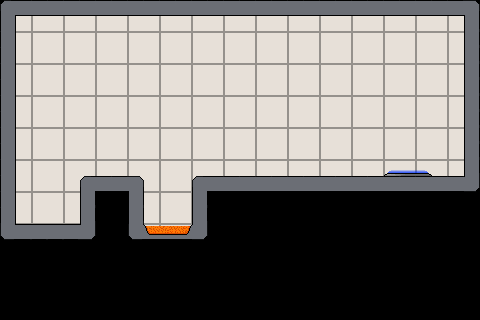

This game map was drawn from its Tiled (.tmx) file and the tilesets committed beside it. A one-line description and the trimmed map source follow:
An orthogonal 30x20 tile map with 16x16 px tiles, 6 tile layers (background, walls, switches, acid, ...) and 2 objects (spawnPoint1, tut).

<map version="1.0" orientation="orthogonal" width="30" height="20" tilewidth="16" tileheight="16">
 <tileset firstgid="1" name="interiorTileset" tilewidth="16" tileheight="16">
  <image source="interiorTileset.png" trans="c009ac" width="144" height="64" />
 </tileset>
 <layer name="background" width="30" height="20">
  <data>[600 cells, 600 non-empty, 5 distinct tile ids]</data>
 </layer>
 <layer name="walls" width="30" height="20">
  <data>[600 cells, 88 non-empty, 8 distinct tile ids]</data>
 </layer>
 <layer name="switches" width="30" height="20">
  <data>[600 cells, 0 non-empty, 0 distinct tile ids]</data>
 </layer>
 <objectgroup name="spawnPoint" width="30" height="20">
  <object name="spawnPoint1" x="39" y="176" />
 </objectgroup>
 <layer name="acid" width="30" height="20">
  <data>[600 cells, 14 non-empty, 6 distinct tile ids]</data>
 </layer>
 <layer name="exit" width="30" height="20">
  <data>[600 cells, 1 non-empty, 1 distinct tile ids]</data>
 </layer>
 <layer name="exitDummyTiles" width="30" height="20">
  <data>[600 cells, 2 non-empty, 2 distinct tile ids]</data>
 </layer>
 <objectgroup name="tutorial" width="30" height="20">
  <object name="tut" x="115" y="164" />
 </objectgroup>
</map>
